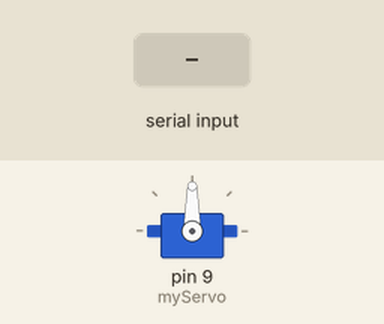
Bench run of a sketch on a simulated Arduino Uno, built with avr-gcc and run on an emulated ATmega328P. Shown: servo. Inputs (shaded band) come from the test bench.

Above: at 1.2 s.
1.3 s: "30,150\n" received over Serial
At 2.6 s:
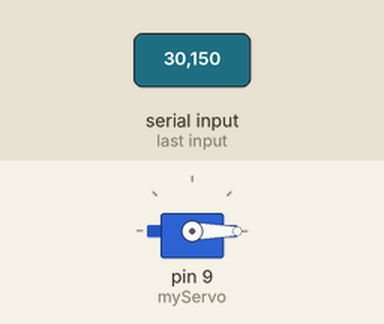
3.8 s: "90,45\n" received over Serial
At 4.6 s:
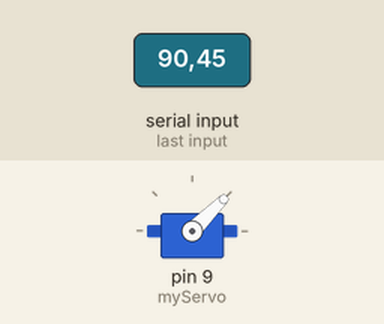
6.3 s: "200\n" received over Serial
At 6.8 s:
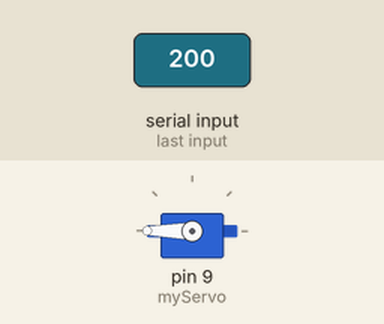
Timing chart, 0 to 9.3 s (numbered marks = the images above; inputs shaded):
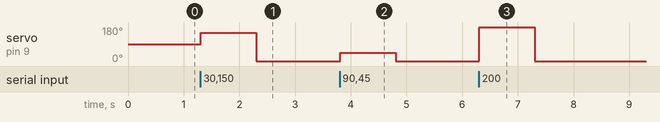

Measured:
- after the input at 1.3 s, servo on pin 9 (myServo): 90° → 150° at once, → 0° 1.0 s later
- after the input at 3.8 s, servo on pin 9 (myServo): 0° → 45° at once, → 0° 1.0 s later
- after the input at 6.3 s, servo on pin 9 (myServo): 0° → 180° at once, → 0° 1.0 s later

The sketch:

itll_arduinoLvl3_servo.ino
```cpp
#include <Servo.h>
Servo myServo;

void setup() {
  // put your setup code here, to run once:
  myServo.attach(9);
  Serial.begin(9600);
}

void loop() {
  // Task 4: control servo over serial monitor
  // This is sending angle values from the laptop to the servo
  if (Serial.available()){
    int angle = Serial.parseInt();
    myServo.write(angle);
    //delay(1000);
  }

  // This allows us to send code from laptop to servo

  // actually, without changing the code, we connect the HM10 and connect our phone to the HM10 with BLE scanner (app)
  // Jonah recommends the "Dabble" app

  // I tried to break the servo. Sorry servo...
  //myServo.write(0);
  //myServo.write(180);
}
```
